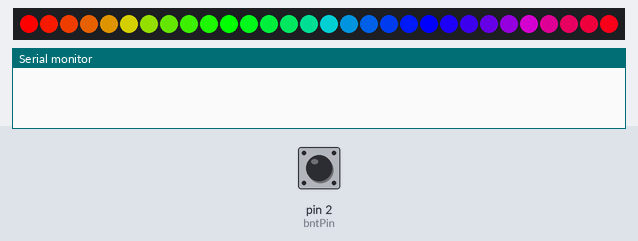
A sketch run on a simulated Arduino Uno, built with avr-gcc and run on an emulated ATmega328P. Shown: 30 RGB LEDs in strip order, left to right, the last lines printed to the serial monitor. The inputs (shaded band) are chosen by the test bench; at power-on: pin 2 (bntPin) LOW.

Above: at 1.2 s.
1.3 s: pin 2 (bntPin) driven HIGH
At 1.4 s:
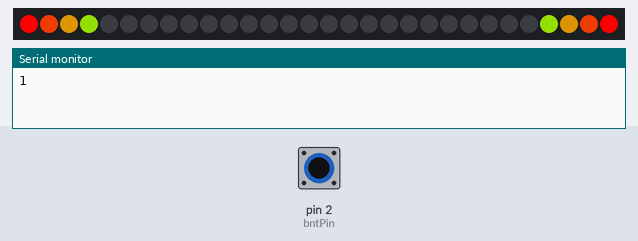
At 1.8 s:
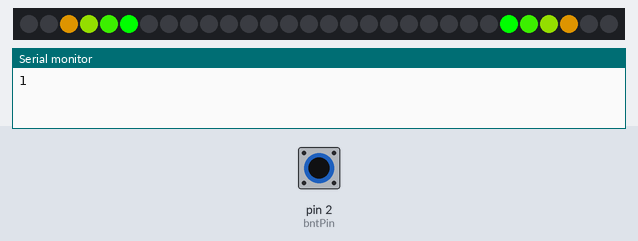
3.4 s: pin 2 (bntPin) pulsed LOW 2 times (0.12 s each, 0.3 s apart)
At 3.91 s:
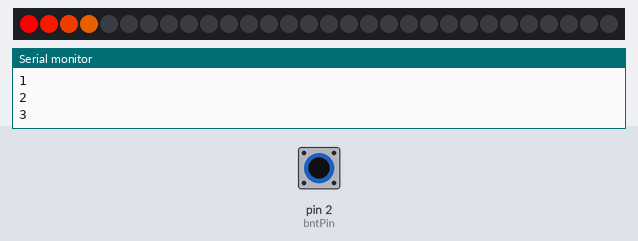

Measured:
- after the input at 1.3 s, the LEDs: change at once (image 1)
- after the input at 3.4 s, the LEDs: first differ from a run without the input after 0.31 s (image 3)

The sketch:

Lauflicht.ino
```cpp
#include <Adafruit_NeoPixel.h>
#define anzMuster 4
#define LED_PIN 4
#define LED_COUNT 30

int bntPin = 2;
int richtung = 1;
int musterNr = 0;
int vorherigesMuster = 0;
bool altStatus = 0;
int anzLeuchtLeds = 4;
unsigned long zeitLetzteFlanke = millis();

int counter = 0;
unsigned long vorherigesMillis = millis();

Adafruit_NeoPixel pixels(LED_COUNT, LED_PIN, NEO_GRB + NEO_KHZ800);

void setup()
{
    pinMode(bntPin, INPUT);
    Serial.begin(9600);
    pixels.begin();
    pixels.show();
}

void loop()
{
    tasteAbfrage();
    musterWechsel();
    switch (musterNr)
    {
    case 0:
        allesEin();
        break;
    case 1:
        symetrisch(200);
        break;
    case 2:
        lauflicht(200);
        break;
    case 3:
        hinUndHer(200);
        break;
    }
    vorherigesMuster = musterNr;
}
void tasteAbfrage()
{
    bool aktStatus = digitalRead(bntPin);
    bool steigFlanke = aktStatus && !altStatus;
    bool fallFlake = !aktStatus && altStatus;
    altStatus = aktStatus;

    if (steigFlanke && (millis() > zeitLetzteFlanke + 20))
    {
        musterNr = (musterNr + 1) % anzMuster;
        Serial.println(musterNr);
    }
    if (steigFlanke || fallFlake)
    {
        zeitLetzteFlanke = millis();
    }
}
void allesEin()
{
    pixels.clear();
    for (int i = 0; i < LED_COUNT; i++)
    {
        pixels.setPixelColor(i, Wheel(i, LED_COUNT));
    }
    pixels.show();
}
void lauflicht(unsigned long intervall)
{
    if ((vorherigesMillis + intervall) <= millis())
    {
        pixels.clear();
        pixels.setPixelColor(counter, Wheel(counter, LED_COUNT));
        for (int i = counter; i <= counter + anzLeuchtLeds - 1; i++)
        {
            pixels.setPixelColor((i % LED_COUNT), Wheel(i, LED_COUNT));
        }
        vorherigesMillis = millis();
        counter = (counter + 1) % LED_COUNT;
    }
    pixels.show();
};

void hinUndHer(unsigned long intervall)
{
    if ((vorherigesMillis + intervall) <= millis())
    {
        pixels.clear();
        pixels.setPixelColor(counter, Wheel(counter, LED_COUNT));
        for (int i = counter; i <= counter + anzLeuchtLeds - 1; i++)
        {
            pixels.setPixelColor((i % LED_COUNT), Wheel(i, LED_COUNT));
        }
        counter = (counter + richtung) % LED_COUNT;
        if ((counter == 0) || (counter == LED_COUNT - anzLeuchtLeds))
        {
            richtung = -richtung;
        }
        vorherigesMillis = millis();
    }
    pixels.show();
}
void symetrisch(unsigned long intervall)
{
    if ((vorherigesMillis + intervall) <= millis())
    {
        pixels.clear();
        pixels.setPixelColor(counter, Wheel(counter, LED_COUNT / 2));
        pixels.setPixelColor(LED_COUNT - 1 - counter, Wheel(counter, LED_COUNT / 2));
        for (int i = counter; i <= counter + anzLeuchtLeds - 1; i++)
        {
            pixels.setPixelColor((i % LED_COUNT), Wheel(i, LED_COUNT / 2));
            pixels.setPixelColor(LED_COUNT - 1 - (i % LED_COUNT), Wheel(i, LED_COUNT / 2));
        }
        vorherigesMillis = millis();
        counter = (counter + richtung) % (LED_COUNT / 2);
        if ((counter == 0) || (counter == (LED_COUNT / 2) - anzLeuchtLeds))
        {
            richtung = -richtung;
        }
    }
    pixels.show();
}
uint32_t Wheel(int i, int pixles)
{
    byte WheelPos = i * 256 / pixles;
    WheelPos = 255 - WheelPos;
    if (WheelPos < 85)
    {
        return pixels.Color(255 - WheelPos * 3, 0, WheelPos * 3);
    }
    if (WheelPos < 170)
    {
        WheelPos -= 85;
        return pixels.Color(0, WheelPos * 3, 255 - WheelPos * 3);
    }
    WheelPos -= 170;
    return pixels.Color(WheelPos * 3, 255 - WheelPos * 3, 0);
}
void musterWechsel()
{
    if (musterNr != vorherigesMuster)
    {
        counter = 0;
        richtung = 1;
    }
}
```
